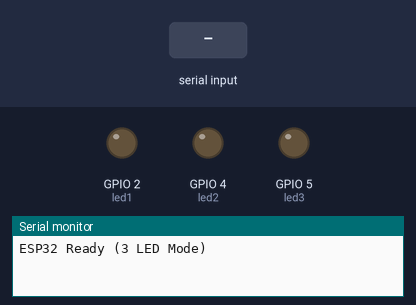
Simulated run of this sketch. Board: ESP32. On the bench: output pins drawn as LEDs (lit = HIGH), the last lines printed to the serial monitor. The test bench sets the inputs (shaded band).

Above: at 1.2 s.
1.3 s: "1" received over Serial
At 1.9 s:
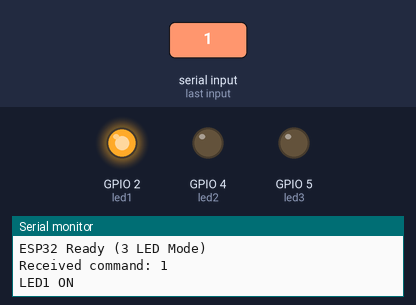
2.8 s: "2" received over Serial
At 3.1 s:
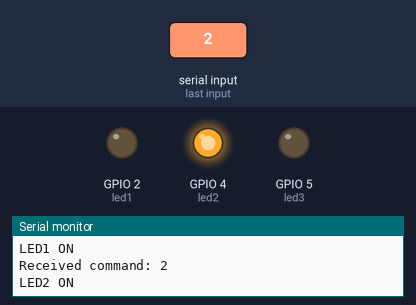
4.3 s: "3" received over Serial
At 5.4 s:
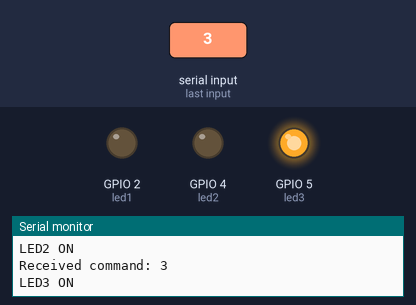
Timing chart, 0 to 7.3 s (numbered marks = the images above; inputs shaded):
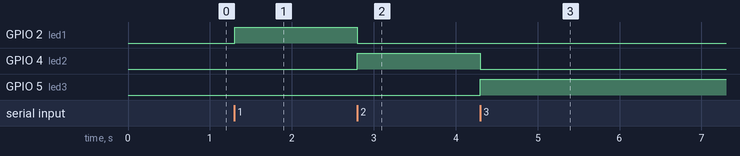

Measured:
- after the input at 1.3 s, GPIO 2 (led1): LOW → HIGH at once
- after the input at 2.8 s, GPIO 2 (led1): HIGH → LOW at once; GPIO 4 (led2): LOW → HIGH at once
- after the input at 4.3 s, GPIO 4 (led2): HIGH → LOW at once; GPIO 5 (led3): LOW → HIGH at once

The sketch:

esp32_code.ino
```cpp
int led1 = 2;   // Command '1'
int led2 = 4;   // Command '2'
int led3 = 5;   // Command '3'

void setup() {
  Serial.begin(9600);

  pinMode(led1, OUTPUT);
  pinMode(led2, OUTPUT);
  pinMode(led3, OUTPUT);

  // Initial state — all OFF
  digitalWrite(led1, LOW);
  digitalWrite(led2, LOW);
  digitalWrite(led3, LOW);

  Serial.println("ESP32 Ready (3 LED Mode)");
}

void loop() {

  if (Serial.available()) {

    char cmd = Serial.read();

    Serial.print("Received command: ");
    Serial.println(cmd);

    if (cmd == '1') {
      // LED1 ON
      digitalWrite(led1, HIGH);
      digitalWrite(led2, LOW);
      digitalWrite(led3, LOW);

      Serial.println("LED1 ON");
    }

    else if (cmd == '2') {
      // LED2 ON
      digitalWrite(led1, LOW);
      digitalWrite(led2, HIGH);
      digitalWrite(led3, LOW);

      Serial.println("LED2 ON");
    }

    else if (cmd == '3') {
      // LED3 ON
      digitalWrite(led1, LOW);
      digitalWrite(led2, LOW);
      digitalWrite(led3, HIGH);

      Serial.println("LED3 ON");
    }

    else {
      // All OFF
      digitalWrite(led1, LOW);
      digitalWrite(led2, LOW);
      digitalWrite(led3, LOW);

      Serial.println("All LEDs OFF");
    }
  }
}
```
